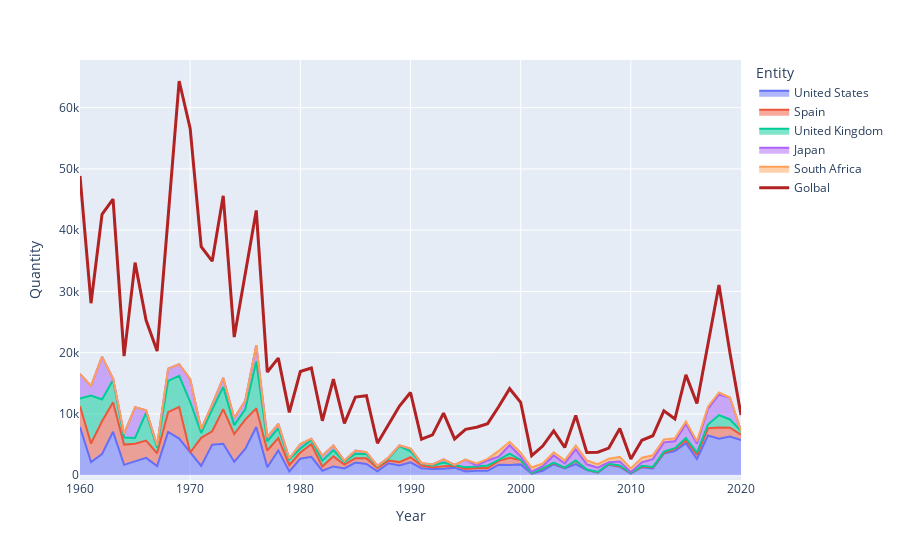

Notebook code for this chart:
### Code cell
country = ['United States', 'Spain', 'United Kingdom', 'South Africa', 'Japan']
mask = df['Entity'].isin(country)
import plotly.express as px
fig = px.area(df[mask], x = "Year", y = "Quantity", color = "Entity")
fig.add_trace(go.Scatter(x = df_global["Year"], y = df_global["Quantity"], mode="lines ", line=dict(color='firebrick', width=3), name='Golbal'))
fig.show()

### Figure 1 — Plotly figure (JSON) as saved in the notebook; plotly's stock layout.template omitted (floating-point values rounded to 4 significant figures)
{"data": [{"fillpattern": {"shape": ""}, "hovertemplate": "Entity=United States<br>Year=%{x}<br>Quantity=%{y}<extra></extra>", "legendgroup": "United States", "line": {"color": "#636efa"}, "marker": {"symbol": "circle"}, "mode": "lines", "name": "United States", "orientation": "v", "showlegend": true, "stackgroup": "1", "type": "scatter", "x": [1960, 1961, 1962, 1963, 1964, 1965, 1966, 1967, 1968, 1969, 1970, 1971, 1972, 1973, 1974, 1975, 1976, 1977, 1978, 1979, 1980, 1981, 1982, 1983, 1984, 1985, 1986, 1987, 1988, 1989, 1990, 1991, 1992, 1993, 1994, 1995, 1996, 1997, 1998, 1999, 2000, 2001, 2002, 2003, 2004, 2005, 2006, 2007, 2008, 2009, 2010, 2011, 2012, 2013, 2014, 2015, 2016, 2017, 2018, 2019, 2020], "xaxis": "x", "y": [7872, 2137, 3431, 7083, 1687, 2295, 2830, 1475, 7062, 5971, 3707, 1504, 4986, 5131, 2201, 4277, 7877, 1304, 4052, 604, 2702, 3006, 727, 1431, 1096, 2054, 1838, 632, 1943, 1593, 2098, 1137, 1006, 1044, 1229, 606, 745, 720, 1724, 1665, 1765, 257, 727, 1792, 1100, 1812, 849, 411, 1721, 1361, 275, 1315, 1093, 3550, 3928, 5235, 2652, 6480, 5952, 6296, 5731], "yaxis": "y"}, {"fillpattern": {"shape": ""}, "hovertemplate": "Entity=Spain<br>Year=%{x}<br>Quantity=%{y}<extra></extra>", "legendgroup": "Spain", "line": {"color": "#EF553B"}, "marker": {"symbol": "circle"}, "mode": "lines", "name": "Spain", "orientation": "v", "showlegend": true, "stackgroup": "1", "type": "scatter", "x": [1960, 1961, 1962, 1963, 1964, 1965, 1966, 1967, 1968, 1969, 1970, 1971, 1972, 1973, 1974, 1975, 1976, 1977, 1978, 1979, 1980, 1981, 1982, 1983, 1984, 1985, 1986, 1987, 1988, 1989, 1990, 1991, 1992, 1993, 1994, 1995, 1996, 1997, 1998, 1999, 2000, 2001, 2002, 2003, 2004, 2005, 2006, 2007, 2008, 2009, 2010, 2011, 2012, 2013, 2014, 2015, 2016, 2017, 2018, 2019, 2020], "xaxis": "x", "y": [3396, 3044, 5360, 4810, 3309, 2851, 2816, 2102, 3219, 5167, null, 4594, 2182, 5663, 4507, 4787, 3037, 2729, 1992, 1059, 997, 2054, 676, 1639, 648, 712, 909, 554, 445, 543, 832, 442, 271, 430, 300, 416, 435, 435, 620, 1186, 723, 80, 337, 182, 87, 543, 48, 71, 81, 97, 22, 91, 165, 88, 380, 474, 647, 1175, 1852, 1459, 894], "yaxis": "y"}, {"fillpattern": {"shape": ""}, "hovertemplate": "Entity=United Kingdom<br>Year=%{x}<br>Quantity=%{y}<extra></extra>", "legendgroup": "United Kingdom", "line": {"color": "#00cc96"}, "marker": {"symbol": "circle"}, "mode": "lines", "name": "United Kingdom", "orientation": "v", "showlegend": true, "stackgroup": "1", "type": "scatter", "x": [1960, 1961, 1962, 1963, 1964, 1965, 1966, 1967, 1968, 1969, 1970, 1971, 1972, 1973, 1974, 1975, 1976, 1977, 1978, 1979, 1980, 1981, 1982, 1983, 1984, 1985, 1986, 1987, 1988, 1989, 1990, 1991, 1992, 1993, 1994, 1995, 1996, 1997, 1998, 1999, 2000, 2001, 2002, 2003, 2004, 2005, 2006, 2007, 2008, 2009, 2010, 2011, 2012, 2013, 2014, 2015, 2016, 2017, 2018, 2019, 2020], "xaxis": "x", "y": [1243, 7804, 3559, 3647, 1168, 940, 4552, 931, 5110, 5066, 8245, 797, 3537, 3609, 1467, 1692, 7661, 1507, 1626, 925, 658, 704, 966, 1016, 420, 744, 731, 228, 319, 2614, 965, 281, 297, 583, 76, 293, 230, 438, 144, 652, null, 45, 45, 84, 37, 53, 20, 37, 51, 143, 51, 122, 96, 205, 103, 374, 395, 603, 2014, 1345, 588], "yaxis": "y"}, {"fillpattern": {"shape": ""}, "hovertemplate": "Entity=Japan<br>Year=%{x}<br>Quantity=%{y}<extra></extra>", "legendgroup": "Japan", "line": {"color": "#ab63fa"}, "marker": {"symbol": "circle"}, "mode": "lines", "name": "Japan", "orientation": "v", "showlegend": true, "stackgroup": "1", "type": "scatter", "x": [1960, 1961, 1962, 1963, 1964, 1965, 1966, 1967, 1968, 1969, 1970, 1971, 1972, 1973, 1974, 1975, 1976, 1977, 1978, 1979, 1980, 1981, 1982, 1983, 1984, 1985, 1986, 1987, 1988, 1989, 1990, 1991, 1992, 1993, 1994, 1995, 1996, 1997, 1998, 1999, 2000, 2001, 2002, 2003, 2004, 2005, 2006, 2007, 2008, 2009, 2010, 2011, 2012, 2013, 2014, 2015, 2016, 2017, 2018, 2019, 2020], "xaxis": "x", "y": [4012, 1593, 7014, 226, 609, 5024, 383, 365, 2003, 1918, 3707, 631, 856, 1503, 1151, 1391, 2654, 682, 707, 136, 718, 193, 802, 751, 191, 523, 280, 121, 192, 121, 448, 100, 177, 519, 65, 1244, 166, 815, 528, 1382, 575, 214, 358, 1171, 694, 1818, 865, 696, 272, 625, 161, 574, 1275, 1514, 1130, 2262, 1463, 2569, 3325, 3575, null], "yaxis": "y"}, {"fillpattern": {"shape": ""}, "hovertemplate": "Entity=South Africa<br>Year=%{x}<br>Quantity=%{y}<extra></extra>", "legendgroup": "South Africa", "line": {"color": "#FFA15A"}, "marker": {"symbol": "circle"}, "mode": "lines", "name": "South Africa", "orientation": "v", "showlegend": true, "stackgroup": "1", "type": "scatter", "x": [1960, 1961, 1962, 1963, 1964, 1965, 1966, 1967, 1968, 1969, 1970, 1971, 1972, 1973, 1974, 1975, 1976, 1977, 1978, 1979, 1980, 1981, 1982, 1983, 1984, 1985, 1986, 1987, 1988, 1989, 1990, 1991, 1992, 1993, 1994, 1995, 1996, 1997, 1998, 1999, 2000, 2001, 2002, 2003, 2004, 2005, 2006, 2007, 2008, 2009, 2010, 2011, 2012, 2013, 2014, 2015, 2016, 2017, 2018, 2019, 2020], "xaxis": "x", "y": [null, null, null, null, null, null, null, null, null, null, null, null, null, null, null, null, null, null, null, null, null, null, null, null, null, null, null, null, null, null, null, null, null, null, null, null, 347, 266, 946, 573, 612, 664, 465, 523, 520, 617, 631, 571, 564, 774, 609, 748, 612, 494, 472, 441, 397, 350, 356, null, null], "yaxis": "y"}, {"line": {"color": "firebrick", "width": 3}, "mode": "lines", "name": "Golbal", "type": "scatter", "x": [1960, 1961, 1962, 1963, 1964, 1965, 1966, 1967, 1968, 1969, 1970, 1971, 1972, 1973, 1974, 1975, 1976, 1977, 1978, 1979, 1980, 1981, 1982, 1983, 1984, 1985, 1986, 1987, 1988, 1989, 1990, 1991, 1992, 1993, 1994, 1995, 1996, 1997, 1998, 1999, 2000, 2001, 2002, 2003, 2004, 2005, 2006, 2007, 2008, 2009, 2010, 2011, 2012, 2013, 2014, 2015, 2016, 2017, 2018, 2019, 2020], "y": [48861, 28077, 42589, 45080, 19430, 34703, 25274, 20257, 42148, 64350, 56615, 37319, 34933, 45611, 22545, 32659, 43227, 16842, 19119, 10257, 16924, 17503, 8881, 15666, 8469, 12764, 12982, 5213, 8192, 11292, 13497, 5883, 6585, 10134, 5920, 7477, 7832, 8415, 11182, 14120, 11896, 3195, 4757, 7224, 4538, 9762, 3716, 3743, 4423, 7605, 2644, 5701, 6441, 10513, 9164, 16373, 11703, 21218, 31049, 19951, 9841]}], "layout": {"legend": {"title": {"text": "Entity"}, "tracegroupgap": 0}, "margin": {"t": 60}, "xaxis": {"anchor": "y", "domain": [0, 1], "title": {"text": "Year"}}, "yaxis": {"anchor": "x", "domain": [0, 1], "title": {"text": "Quantity"}}}}
